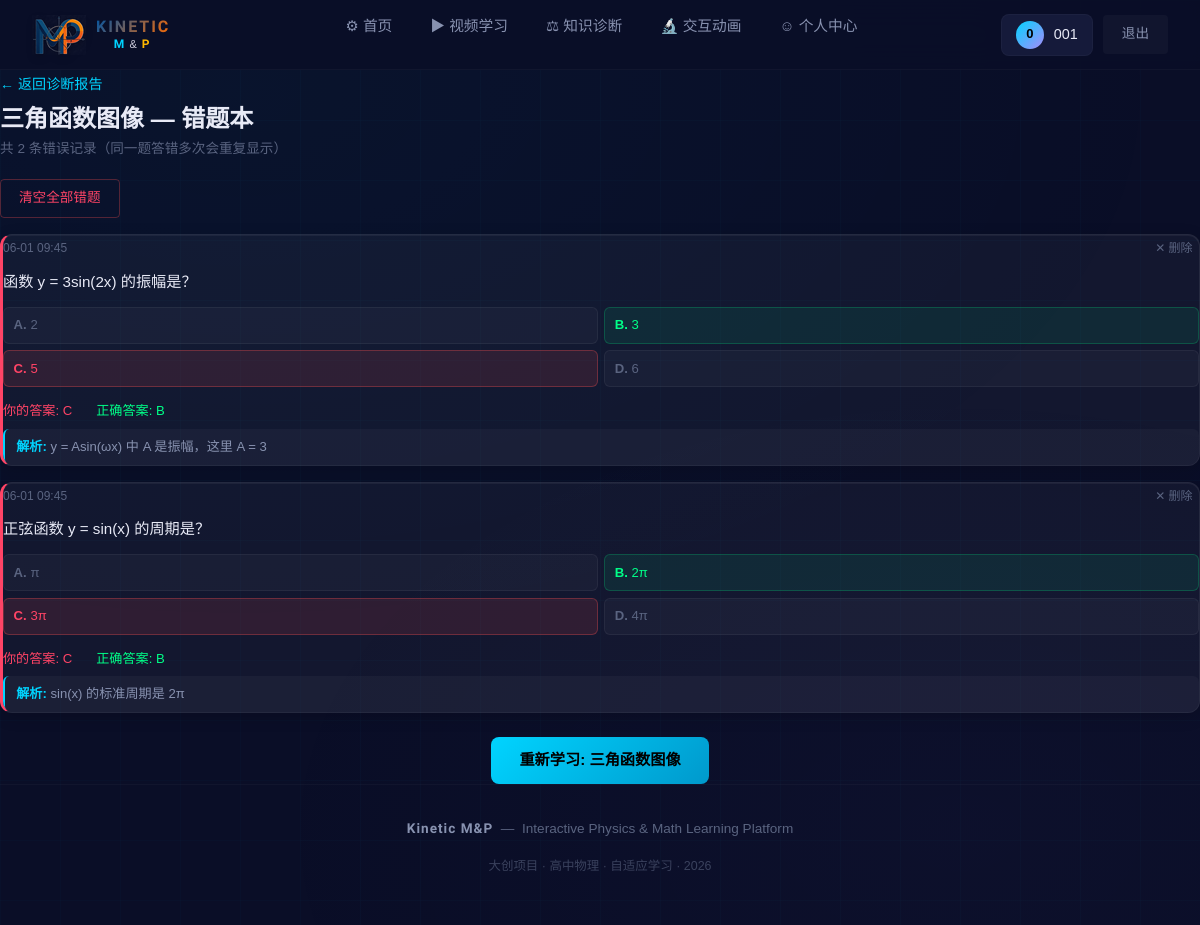
Page /diagnosis/wrong/math_01 (signed in) on the earlier database version.
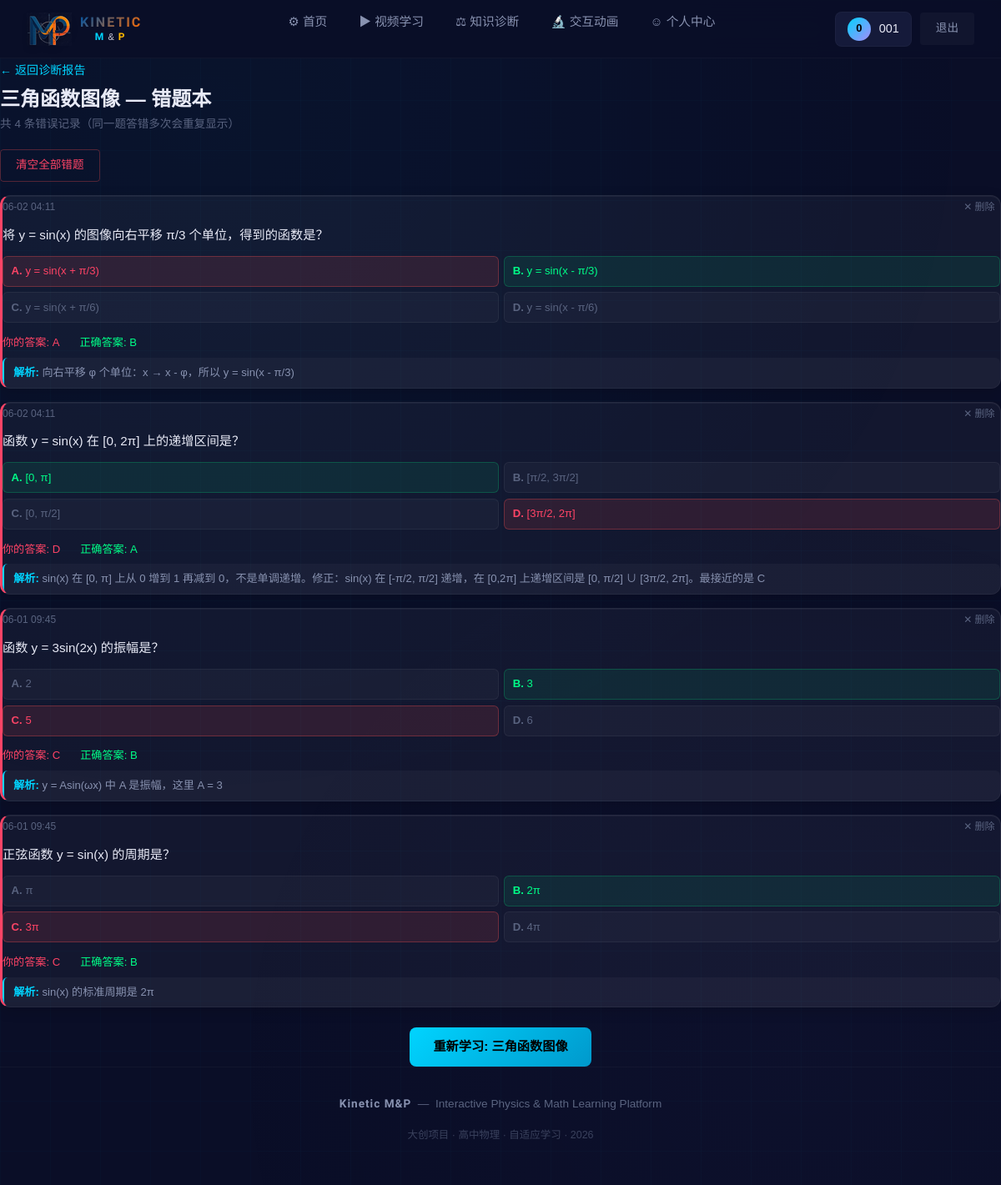
Same page on the later database version.
### app/models.py (models this page shows, shortened)
class User(UserMixin, db.Model):
    __tablename__ = 'users'
    id = db.Column(db.Integer, primary_key=True)
    username = db.Column(db.String(50), unique=True, nullable=False)
    password_hash = db.Column(db.String(256), nullable=False)
    email = db.Column(db.String(100))
    grade = db.Column(db.String(10), default='高一')
    created_at = db.Column(db.DateTime, default=datetime.now(timezone.utc))
    last_login = db.Column(db.DateTime)

class Video(db.Model):
    __tablename__ = 'videos'
    id = db.Column(db.Integer, primary_key=True)
    title = db.Column(db.String(200), nullable=False)
    description = db.Column(db.Text)
    topic = db.Column(db.String(100), nullable=False)
    topic_id = db.Column(db.String(50), nullable=False)
    subject = db.Column(db.String(20), default='物理')
    chapter = db.Column(db.String(50))
    video_path = db.Column(db.String(300), nullable=False)
    cover_path = db.Column(db.String(300))
    duration = db.Column(db.Integer)
    difficulty = db.Column(db.Integer, default=2)
    prerequisites = db.Column(db.Text)
    related = db.Column(db.Text)
    created_at = db.Column(db.DateTime, default=datetime.now(timezone.utc))

class QuizRecord(db.Model):
    __tablename__ = 'quiz_records'
    id = db.Column(db.Integer, primary_key=True)
    user_id = db.Column(db.Integer, db.ForeignKey('users.id'), nullable=False)
    question_id = db.Column(db.Integer, db.ForeignKey('questions.id'), nullable=False)
    user_answer = db.Column(db.String(1))
    is_correct = db.Column(db.Boolean)
    response_time = db.Column(db.Integer)
    answered_at = db.Column(db.DateTime, default=datetime.now(timezone.utc))
    question = db.relationship('Question', backref='records')

class Question(db.Model):
    __tablename__ = 'questions'
    id = db.Column(db.Integer, primary_key=True)
    topic_id = db.Column(db.String(50), nullable=False)
    content = db.Column(db.Text, nullable=False)
    option_a = db.Column(db.Text, nullable=False)
    option_b = db.Column(db.Text, nullable=False)
    option_c = db.Column(db.Text, nullable=False)
    option_d = db.Column(db.Text, nullable=False)
    answer = db.Column(db.String(1), nullable=False)
    explanation = db.Column(db.Text)
    difficulty = db.Column(db.Integer, default=2)
    created_at = db.Column(db.DateTime, default=datetime.now(timezone.utc))

### app/routes/diagnosis.py (the view)
@diagnosis_bp.route('/diagnosis/wrong/<topic_id>')
@login_required
def wrong_questions(topic_id):
    records = QuizRecord.query.filter(
        QuizRecord.user_id == current_user.id,
        QuizRecord.is_correct == False
    ).join(Question).filter(
        Question.topic_id == topic_id
    ).order_by(QuizRecord.answered_at.desc()).all()
    if not records:
        abort(404)
    video = Video.query.filter_by(topic_id=topic_id).first()
    topic_name = video.topic if video else topic_id
    recommended_video = Video.query.filter_by(topic_id=topic_id).first()
    return render_template('wrong_questions.html',
                           records=records,
                           topic_id=topic_id,
                           topic_name=topic_name,
                           recommended_video=recommended_video)

### app/models.py (called while the page is built)
@login_manager.user_loader
def load_user(user_id):
    return User.query.get(int(user_id))

### app/templates/wrong_questions.html (shortened to what this page needs)
{% extends "base.html" %}
{% block content %}
<div style="margin-bottom:1.2rem;">
    <a href="{{ url_for('diagnosis.diagnosis_page') }}" style="color:var(--cyan); text-decoration:none; font-size:0.88rem;">
        ← 返回诊断报告
    </a>
    <h1 style="font-size:1.5rem; font-weight:700; color:var(--text-primary); margin:0.5rem 0 0.2rem;">
        {{ topic_name }} — 错题本
    </h1>
    <p style="font-size:0.85rem; color:var(--text-muted); margin:0;">
        共 {{ records|length }} 条错误记录（同一题答错多次会重复显示）
    </p>
</div>
{% if records %}
<div style="display:flex; gap:0.5rem; margin-bottom:1rem;">
    <button onclick="deleteAllRecords('{{ topic_id }}')" class="btn btn-outline btn-sm" style="color:var(--red); border-color:rgba(255,80,80,0.3);">
        清空全部错题
    </button>
</div>
{% endif %}
{% for record in records %}
<div class="card-dark" id="record-{{ record.id }}" style="margin-bottom:1rem; border-left:3px solid var(--red);">
    <div style="display:flex; justify-content:space-between; align-items:center; font-size:0.75rem; color:var(--text-muted); margin-bottom:0.5rem;">
        <span>{{ record.answered_at.strftime('%m-%d %H:%M') if record.answered_at else '' }}</span>
        <button onclick="deleteRecord({{ record.id }})" style="background:none; border:none; color:var(--text-muted); cursor:pointer; font-size:0.75rem; padding:0.2rem 0.4rem; border-radius:4px;" onmouseover="this.style.color='var(--red)'" onmouseout="this.style.color='var(--text-muted)'">
            ✕ 删除
        </button>
    </div>
    <div style="font-size:0.95rem; color:var(--text-primary); line-height:1.6; margin-bottom:0.8rem;">
        {{ record.question.content if record.question else '题目已删除' }}
    </div>
    {% if record.question %}
    <div style="display:grid; grid-template-columns:1fr 1fr; gap:0.4rem; margin-bottom:0.8rem;">
        {% set opts = [
            ('A', record.question.option_a),
            ('B', record.question.option_b),
            ('C', record.question.option_c),
            ('D', record.question.option_d)
        ] %}
        {% for letter, text in opts %}
        <div style="
            padding:0.4rem 0.6rem;
            border-radius:6px;
            font-size:0.82rem;
            {% if letter == record.user_answer and letter != record.question.answer %}
                background:rgba(255,80,80,0.12); color:var(--red); border:1px solid rgba(255,80,80,0.3);
            {% elif letter == record.question.answer %}
                background:rgba(0,255,136,0.08); color:var(--green); border:1px solid rgba(0,255,136,0.2);
            {% else %}
                background:rgba(255,255,255,0.03); color:var(--text-muted); border:1px solid rgba(255,255,255,0.05);
            {% endif %}
        ">
            <strong>{{ letter }}.</strong> {{ text }}
        </div>
        {% endfor %}
    </div>
    <div style="display:flex; gap:1.5rem; font-size:0.82rem; margin-bottom:0.4rem;">
        <span style="color:var(--red);">你的答案: {{ record.user_answer }}</span>
        <span style="color:var(--green);">正确答案: {{ record.question.answer }}</span>
    </div>
    {% if record.question.explanation %}
    <div style="
        background:rgba(255,255,255,0.03);
        border-radius:6px;
        padding:0.5rem 0.7rem;
        font-size:0.82rem;
        color:var(--text-secondary);
        line-height:1.5;
        border-left:2px solid var(--cyan);
    ">
        <strong style="color:var(--cyan);">解析:</strong> {{ record.question.explanation }}
    </div>
    {% endif %}
    {% endif %}
</div>
{% endfor %}
{% if recommended_video %}
<div style="text-align:center; margin-top:1.5rem;">
    <a href="{{ url_for('videos.video_play', video_id=recommended_video.id) }}"
       class="btn btn-primary btn-glow">
        重新学习: {{ recommended_video.title }}
    </a>
</div>
{% endif %}
{% endblock %}

### app/templates/base.html (shortened to what this page needs)
<!DOCTYPE html>
<html lang="zh-CN">
<head>
    <link href="https://cdn.jsdelivr.net/npm/bootstrap@5.3.3/dist/css/bootstrap.min.css" rel="stylesheet">
    <link href="https://cdn.jsdelivr.net/npm/video.js@8.10.0/dist/video-js.min.css" rel="stylesheet">
    <link rel="stylesheet" href="{{ url_for('static', filename='css/style.css') }}">
</head>
<body>
    <nav class="navbar-custom" id="mainNav" role="navigation" aria-label="主导航">
        <a href="{{ url_for('auth.index') }}" class="nav-brand" style="display:flex; align-items:center; gap:10px; text-decoration:none;">
            <img src="{{ url_for('static', filename='logo_navbar.png') }}" alt="Kinetic M&P" style="height:40px; width:auto; filter:drop-shadow(0 2px 4px rgba(0,0,0,0.3));">
            <div style="text-align:center;">
                <div style="font-family:'Orbitron',sans-serif; font-size:16px; font-weight:700; letter-spacing:2px; background:linear-gradient(135deg, #0055A4, #FF6B00); -webkit-background-clip:text; -webkit-text-fill-color:transparent; line-height:1.1;">KINETIC</div>
                <div style="font-family:'Orbitron',sans-serif; font-size:12px; font-weight:700; letter-spacing:3px; line-height:1.2; margin-top:1px;">
                    <span style="color:var(--cyan);">M</span><span style="font-family:'Noto Sans SC',sans-serif; font-weight:400; color:#d0d0e0; font-size:11px; margin:0 2px;">&amp;</span><span style="color:var(--amber);">P</span>
                </div>
            </div>
        </a>
        <ul class="nav-links" id="navLinks">
            <li>
                <a href="{{ url_for('auth.index') }}"
                   class="{% if request.endpoint == 'auth.index' %}active{% endif %}">
                    &#9881; 首页
                </a>
            </li>
            <li>
                <a href="{{ url_for('videos.video_list') }}"
                   class="{% if request.endpoint in ['videos.video_list', 'videos.video_play'] %}active{% endif %}">
                    &#9654; 视频学习
                </a>
            </li>
            <li>
                <a href="{{ url_for('diagnosis.diagnosis_page') }}"
                   class="{% if request.endpoint == 'diagnosis.diagnosis_page' %}active{% endif %}">
                    &#9878; 知识诊断
                </a>
            </li>
            <li>
                <a href="{{ url_for('experiments.experiment_list') }}"
                   class="{% if request.endpoint and 'experiments' in request.endpoint %}active{% endif %}">
                    &#128300; 交互动画
                </a>
            </li>
            <li>
                <a href="{{ url_for('auth.profile') }}"
                   class="{% if request.endpoint == 'auth.profile' %}active{% endif %}">
                    &#9786; 个人中心
                </a>
            </li>
        </ul>
        <div class="nav-actions">
            {% if current_user.is_authenticated %}
                <div class="nav-user">
                    <div class="nav-user-avatar">
                        {{ current_user.username|first|upper }}
                    </div>
                    <span>{{ current_user.username }}</span>
                </div>
                <a href="{{ url_for('auth.logout') }}" class="btn btn-ghost btn-sm">退出</a>
            {% else %}
                <a href="{{ url_for('auth.login') }}" class="btn btn-ghost btn-sm">登录</a>
                <a href="{{ url_for('auth.register') }}" class="btn btn-primary btn-sm">注册</a>
            {% endif %}
        </div>
    </nav>
    <main class="page-content page-enter" role="main" id="mainContent">
        {% block content %}{% endblock %}
    </main>
    <footer class="site-footer">
        <p>
            <span class="footer-brand" style="font-family:'Orbitron',sans-serif; letter-spacing:1px;">Kinetic M&P</span>
            &nbsp;&mdash;&nbsp;
            Interactive Physics & Math Learning Platform
        </p>
        <p class="mt-1" style="font-size:0.78rem; opacity:0.6;">
            大创项目 &middot; 高中物理 &middot; 自适应学习 &middot; 2026
        </p>
    </footer>
</body>
</html>

### app/templates/base.html (style rules this page uses)
.page-enter { animation: pageEnter 0.35s var(--ease-out, ease-out) both; }
.nav-links a, .nav-actions a { transition: color 0.2s, transform 0.15s; }
.btn { transition: transform 0.12s, box-shadow 0.2s, background 0.2s; }
.card-dark { transition: transform 0.2s, box-shadow 0.25s; }

Differences in the rows shown:
added QuizRecord: answered_at "06-02 04:11", question "将 y = sin(x) 的图像向右平移 π/3 个单位，得到的函数是？", user_answer "A", question.answer "B", question.explanation "向右平移 φ 个单位：x → x - φ，所以 y = sin(x - π/3)"
now on this page (row unchanged): Question: letter "A", option_a "y = sin(x + π/3)", answer "B", option_b "y = sin(x - π/3)", letter "C", option_c "y = sin(x + π/6)", letter "D", option_d "y = sin(x - π/6)", shown under "06-02 04:11"
added QuizRecord: answered_at "06-02 04:11", question "函数 y = sin(x) 在 [0, 2π] 上的递增区间是？", user_answer "D", question.answer "A", question.explanation "sin(x) 在 [0, π] 上从 0 增到 1 再减到 0，不是单调递增。修正：sin(x) 在 [-π/2, π/2] 递增，在 [0,2π] 上递增区间是 [0, π/2] ∪ [3π/2, 2π]。最接近的是 C"
now on this page (row unchanged): Question: answer "A", option_a "[0, π]", letter "B", option_b "[π/2, 3π/2]", letter "C", option_c "[0, π/2]", letter "D", option_d "[3π/2, 2π]", shown under "06-02 04:11"
Other differences:
{{ records|length }}: "2" → "4"
